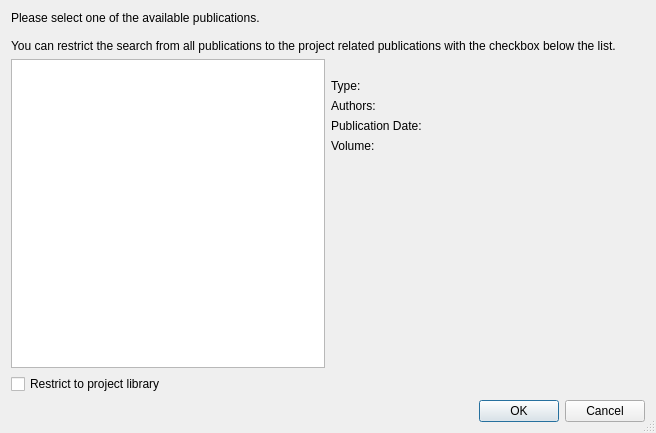
<?xml version="1.0" encoding="UTF-8"?>
<ui version="4.0">
 <class>ListPublicationsDialog</class>
 <widget class="QDialog" name="ListPublicationsDialog">
  <property name="geometry">
   <rect>
    <x>0</x>
    <y>0</y>
    <width>656</width>
    <height>433</height>
   </rect>
  </property>
  <property name="windowTitle">
   <string>Dialog</string>
  </property>
  <property name="sizeGripEnabled">
   <bool>true</bool>
  </property>
  <layout class="QVBoxLayout" name="verticalLayout_2">
   <item>
    <widget class="QLabel" name="label">
     <property name="text">
      <string>Please select one of the available publications.

You can restrict the search from all publications to the project related publications with the checkbox below the list.</string>
     </property>
     <property name="wordWrap">
      <bool>true</bool>
     </property>
    </widget>
   </item>
   <item>
    <layout class="QHBoxLayout" name="horizontalLayout">
     <item>
      <layout class="QVBoxLayout" name="verticalLayout">
       <item>
        <widget class="QListWidget" name="listWidget">
         <property name="enabled">
          <bool>true</bool>
         </property>
         <property name="sizePolicy">
          <sizepolicy hsizetype="Preferred" vsizetype="MinimumExpanding">
           <horstretch>0</horstretch>
           <verstretch>0</verstretch>
          </sizepolicy>
         </property>
        </widget>
       </item>
       <item>
        <widget class="QCheckBox" name="checkBoxLibrary">
         <property name="text">
          <string>Restrict to project library</string>
         </property>
        </widget>
       </item>
      </layout>
     </item>
     <item>
      <layout class="QFormLayout" name="formLayout">
       <item row="1" column="0">
        <widget class="QLabel" name="labelType">
         <property name="text">
          <string>Type:</string>
         </property>
        </widget>
       </item>
       <item row="1" column="1">
        <widget class="QLabel" name="entryType">
         <property name="font">
          <font>
           <italic>true</italic>
          </font>
         </property>
         <property name="text">
          <string/>
         </property>
        </widget>
       </item>
       <item row="2" column="0">
        <widget class="QLabel" name="labelAuthors">
         <property name="text">
          <string>Authors:</string>
         </property>
        </widget>
       </item>
       <item row="2" column="1">
        <widget class="QLabel" name="entryAuthors">
         <property name="font">
          <font>
           <italic>true</italic>
          </font>
         </property>
         <property name="text">
          <string/>
         </property>
        </widget>
       </item>
       <item row="3" column="0">
        <widget class="QLabel" name="labelDate">
         <property name="text">
          <string>Publication Date:</string>
         </property>
        </widget>
       </item>
       <item row="3" column="1">
        <widget class="QLabel" name="entryDate">
         <property name="font">
          <font>
           <italic>true</italic>
          </font>
         </property>
         <property name="text">
          <string/>
         </property>
        </widget>
       </item>
       <item row="4" column="0">
        <widget class="QLabel" name="labelVolume">
         <property name="text">
          <string>Volume:</string>
         </property>
        </widget>
       </item>
       <item row="4" column="1">
        <widget class="QLabel" name="entryVolume">
         <property name="font">
          <font>
           <italic>true</italic>
          </font>
         </property>
         <property name="text">
          <string/>
         </property>
        </widget>
       </item>
       <item row="0" column="0" colspan="2">
        <widget class="QLabel" name="entryTitle">
         <property name="font">
          <font>
           <weight>75</weight>
           <bold>true</bold>
          </font>
         </property>
         <property name="text">
          <string/>
         </property>
         <property name="wordWrap">
          <bool>true</bool>
         </property>
        </widget>
       </item>
      </layout>
     </item>
    </layout>
   </item>
   <item>
    <widget class="QDialogButtonBox" name="buttonBox">
     <property name="orientation">
      <enum>Qt::Horizontal</enum>
     </property>
     <property name="standardButtons">
      <set>QDialogButtonBox::Cancel|QDialogButtonBox::Ok</set>
     </property>
    </widget>
   </item>
  </layout>
 </widget>
 <resources/>
 <connections>
  <connection>
   <sender>buttonBox</sender>
   <signal>accepted()</signal>
   <receiver>ListPublicationsDialog</receiver>
   <slot>accept()</slot>
   <hints>
    <hint type="sourcelabel">
     <x>248</x>
     <y>254</y>
    </hint>
    <hint type="destinationlabel">
     <x>157</x>
     <y>274</y>
    </hint>
   </hints>
  </connection>
  <connection>
   <sender>buttonBox</sender>
   <signal>rejected()</signal>
   <receiver>ListPublicationsDialog</receiver>
   <slot>reject()</slot>
   <hints>
    <hint type="sourcelabel">
     <x>316</x>
     <y>260</y>
    </hint>
    <hint type="destinationlabel">
     <x>286</x>
     <y>274</y>
    </hint>
   </hints>
  </connection>
 </connections>
</ui>
